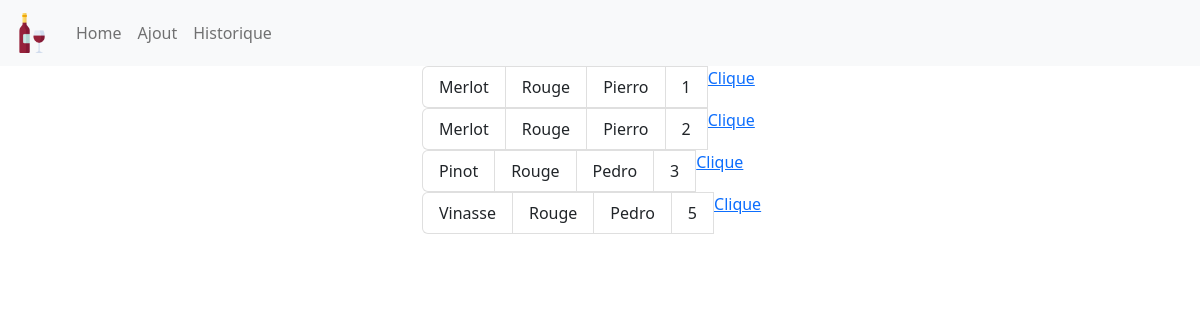
The page / on the database its author committed.
### website/models.py (models this page shows)
class Bouteilles(db.Model):
    id = db.Column(db.Integer, primary_key=True)
    num_caisse = db.Column(db.Integer, unique=True)
    nombre = db.Column(db.Integer)
    nom_vin = db.Column(db.String(100))
    annee = db.Column(db.Integer)
    commentaire_vin = db.Column(db.String(1000))
    note_vin = db.Column(db.Integer)
    type_vin = db.Column(db.String(20))
    producteur_vin = db.Column(db.String(50))
    date = db.Column(db.DateTime(timezone=True), default = func.now())

### website/views.py (the view)
@views.route('/', methods=['POST', 'GET'])
def home():
    cave = db.session.query(Bouteilles).all()
    return render_template("home.html", cave=cave)

### website/templates/home.html
{% extends "base.html" %}
{% block content %}
<div class="container text-center">
    <div class="row">
        <div class="col"></div>
        <div class="col">
            {% for vin in cave %}
            <ul class="list-group list-group-horizontal">
                <li class="list-group-item">{{vin.nom_vin}}</li>
                <li class="list-group-item">{{vin.type_vin}}</li>
                <li class="list-group-item">{{vin.producteur_vin}}</li>
                <div class="list-group-item">{{vin.num_caisse}}</div>
                <a href="/single/{{vin.id}}">Clique</a>
            </ul>
            {% endfor %}
        </div>
        <div class="col">
        </div>
    </div>
</div>
{% endblock %}

### website/templates/base.html (shortened to what this page needs)
<!DOCTYPE html>
<html>
  <head>
    <link href="https://cdn.jsdelivr.net/npm/bootstrap@5.2.3/dist/css/bootstrap.min.css" rel="stylesheet">
  </head>
  <body>
    <nav class="navbar navbar-expand-lg bg-light">
      <div class="container-fluid">
        <a class="navbar-brand" href="/">
          <img src="../static/bouteille-de-vin.png" width="40" height="40" ></img>
        </a>
        <div class="collapse navbar-collapse" id="navbarNav">
          <ul class="navbar-nav">
            <li class="nav-item">
              <a class="nav-link" aria-current="page" href="/">Home</a>
            </li>
            <li class="nav-item">
              <a class="nav-link" href="/ajouter">Ajout</a>
            </li>
            <li class="nav-item">
              <a class="nav-link" href="#">Historique</a>
            </li>
          </ul>
        </div>
      </div>
    </nav>
    {% block content %} {% endblock %}
  </body>
</html>

### rows shown on the page
Bouteilles: nom_vin "Merlot", type_vin "Rouge", producteur_vin "Pierro", num_caisse "1"
Bouteilles: nom_vin "Merlot", type_vin "Rouge", producteur_vin "Pierro", num_caisse "2"
Bouteilles: nom_vin "Pinot", type_vin "Rouge", producteur_vin "Pedro", num_caisse "3"
Bouteilles: nom_vin "Vinasse", type_vin "Rouge", producteur_vin "Pedro", num_caisse "5"
